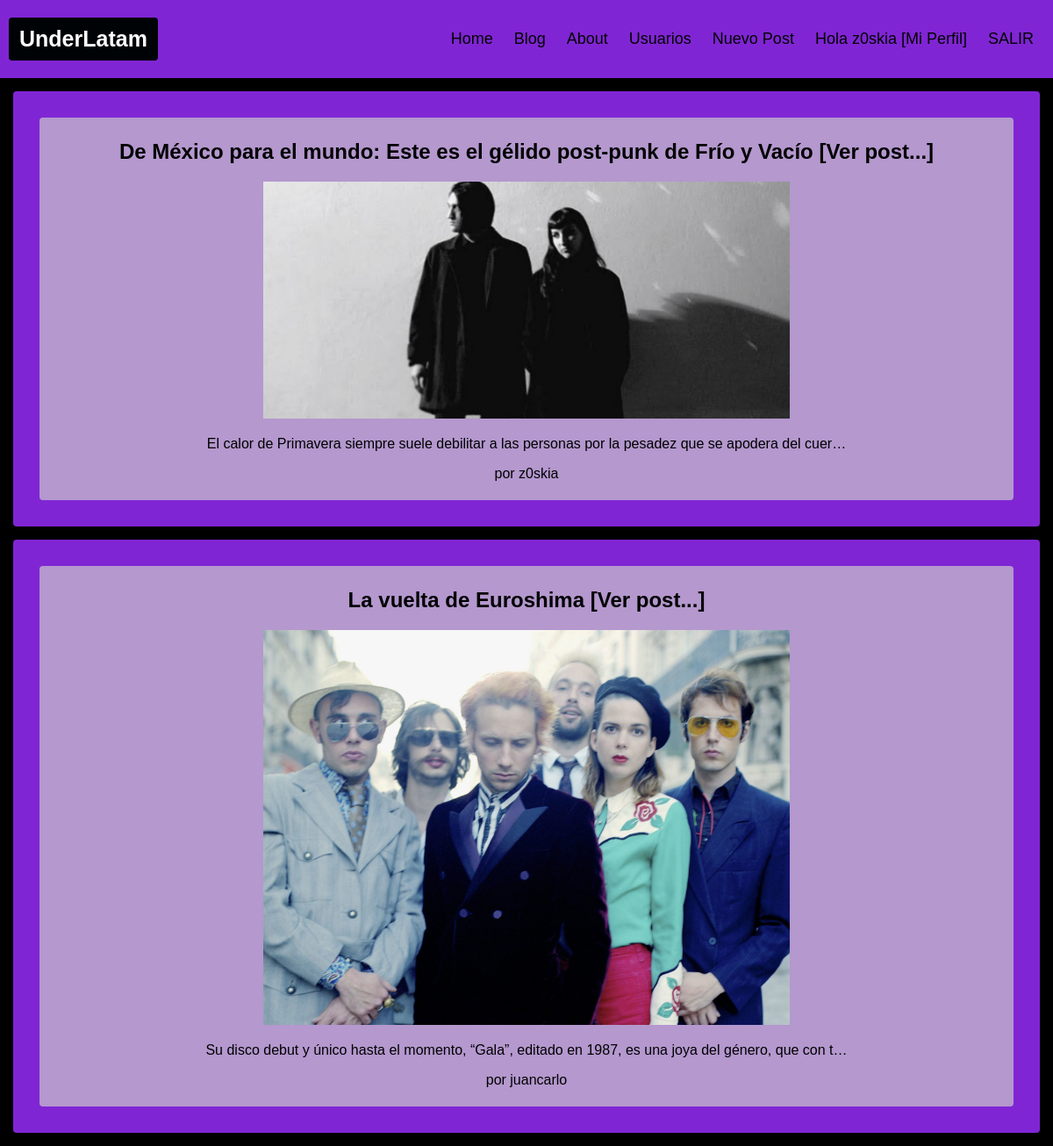
Page /blog/ (signed in) on the committed database.
### blog/models.py (models this page shows, shortened)
class Post(models.Model):
    author = models.ForeignKey(settings.AUTH_USER_MODEL, on_delete=models.CASCADE)
    title = models.CharField(max_length=255)
    post_body = models.TextField()
    created_date = models.DateField(default=timezone.now)
    published_date = models.DateTimeField(blank=True, null=True)
    image_up = models.ImageField(upload_to='images/',)

### blog/views.py (the view)
# urls.py: path('blog/', dash, name='dash'),
def dash(request):
    posts = Post.objects.filter(published_date__lte=timezone.now()).order_by('-published_date')
    return render(request, 'blog/dash.html', {'posts':posts})

### blog/templates/blog/dash.html
{% extends 'blog/main.html' %}
{% load static %}
{% block changeContent %}
{% for post in posts %}
<div class="post">
    <div class="postElements">
        <h2><a href="{% url 'post_detail' pk=post.pk %}">{{ post.title }} [Ver post...]</a></h2>
        <img src="{{ post.image_up.url }}" alt=""/>
        <p> {{ post.post_body|truncatechars:100 }} </p>
        <p> por {{ post.author }} </p>
    </div>
</div>
{% empty %}
<div class="post">
    <div class="title"><h2>No hay publicaciones</h2></div>
</div>
{% endfor %}
{% endblock %}

### blog/templates/blog/main.html (shortened to what this page needs)
<!DOCTYPE html>
<html lang="es">
<head>
    {% load static %}
    <link rel="stylesheet" href="{% static 'blog/css/styles.css' %}"/>
</head>
<body>
    <body>
        <div class="header">
          <a href="{% url 'index' %}" class="logo active">UnderLatam</a>
          <div class="header-right">
            <a href="{% url 'index' %}">Home</a>
            <a href="{% url 'dash' %}">Blog</a>
            <a href="{% url 'about' %}">About</a>
            {% if not request.user.is_authenticated %}
            <a href=" {% url 'login' %} ">Login</a>
            <a href=" {% url 'register' %} ">Registrate</a>
            {% else %}
            <a href=" {% url 'user_profiles' %}">Usuarios</a>
            <a href=" {% url 'new_post' %}">Nuevo Post</a>
            <a href=" {% url 'user_detail' user.id %} ">Hola {{user}} [Mi Perfil]</a>
            <a href="{% url 'logout' %}">SALIR</a>
            {% endif %}
          </div>
        </div>
    {% block changeContent %}
    {% endblock changeContent %}
</body>
</html>

### blog/static/blog/css/styles.css (style rules this page uses)
* { box-sizing: border-box; }
body { margin: 0; font-family: Arial, Helvetica, sans-serif; background-color: black; }
.header { overflow: hidden; background-color: #8025d4; padding: 20px 10px; }
.header a { float: left; color: black; text-align: center; padding: 12px; text-decoration: none; font-size: 18px; line-height: 25px; border-radius: 4px; }
.header a.logo { font-size: 25px; font-weight: bold; }
.header a.active { background-color: rgb(0, 3, 5); color: white; }
.header-right { float: right; }
.post { background-color: #8025d4; border-radius: 4px; padding: 20px; margin: 15px; }
.postElements { background-color: #b498ce; padding: 5px; margin: 10px; border-radius: 4px; font-family: Arial, Helvetica, sans-serif; text-align: center; }
a { text-decoration: none; color: black; }
.postElements img { max-width: 600px; max-height: 480px; text-align: center; }

### rows in the picture
Post: title "De México para el mundo: Este es el gélido post-punk de Frío y Vacío", image_up (picture), post_body "El calor de Primavera siempre suele debilitar a las personas por la pesadez que se apodera del cuer…", author "z0skia"
Post: title "La vuelta de Euroshima", image_up (picture), post_body "Su disco debut y único hasta el momento, “Gala”, editado en 1987, es una joya del género, que con t…", author "juancarlo"

### other values in the picture
{{ user }} "z0skia"
